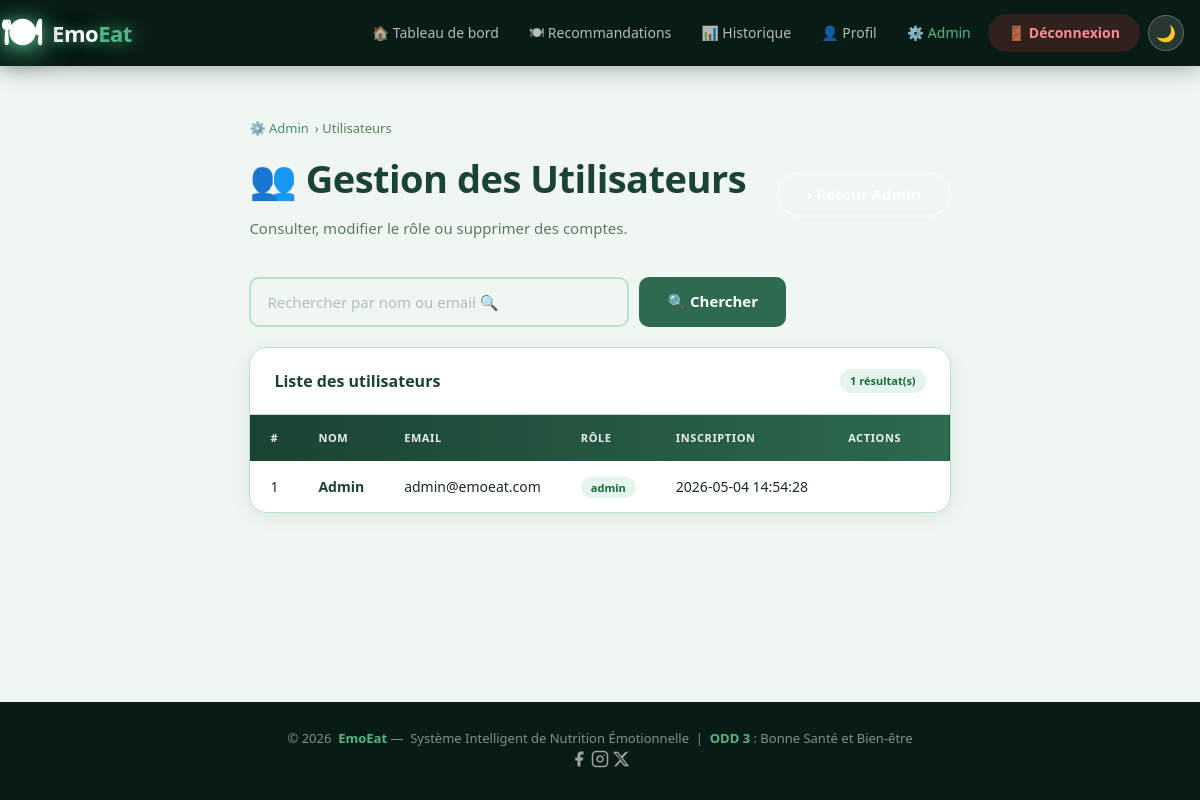
/admin_users.php (signed in), run on the app's committed database.
### tables this page shows
CREATE TABLE USERS (
    ID_USER INT AUTO_INCREMENT PRIMARY KEY,
    NAME VARCHAR(100),
    EMAIL VARCHAR(100) UNIQUE,
    PASSWORD VARCHAR(255),
    ROLE VARCHAR(20),
    CREATED_AT DATETIME DEFAULT CURRENT_TIMESTAMP
);

### admin_users.php (the view, shortened to what this page needs)
<?php
include("connexion.php");
$search = trim($_GET['q'] ?? '');
$users  = [];
try {
    if($search !== '') {
        $stmt = $conn->prepare(
            "SELECT ID_USER, NAME, EMAIL, ROLE, CREATED_AT FROM USERS
             WHERE LOWER(NAME) LIKE :q OR LOWER(EMAIL) LIKE :q
             ORDER BY CREATED_AT DESC"
        );
        $like = '%' . strtolower($search) . '%';
        $stmt->bindParam(':q', $like);
    } else {
        $stmt = $conn->prepare(
            "SELECT ID_USER, NAME, EMAIL, ROLE, CREATED_AT FROM USERS ORDER BY CREATED_AT DESC"
        );
    }
    $stmt->execute();
    $users = $stmt->fetchAll(PDO::FETCH_ASSOC);
} catch(PDOException $e) {
    $msg = "Erreur de chargement.";
    $msg_type = 'danger';
}
?>
<!DOCTYPE html>
<html lang="fr">
<head>
    <link rel="stylesheet" href="style.css?v=25">
</head>
<body>
<?php include('navbar.php'); ?>
<div class="page-wrap">
    <div class="breadcrumb">
        <a href="dashboard_admin.php">&#9881;&#65039; Admin</a>  &rsaquo; Utilisateurs
    </div>
    <div class="page-header-row page-header">
        <div>
            <h1>&#128101; Gestion des Utilisateurs</h1>
            <p>Consulter, modifier le rôle ou supprimer des comptes.</p>
        </div>
        <a href="dashboard_admin.php" class="btn btn-outline"> &rsaquo; Retour Admin</a>
    </div>
    <form method="GET" style="margin-bottom:20px;display:flex;gap:10px;">
        <input type="text" name="q" class="form-control" placeholder="Rechercher par nom ou email &#128269;"
               value="<?php echo htmlspecialchars($search); ?>" style="max-width:380px;">
        <button type="submit" class="btn btn-green">&#128269; Chercher</button>
    </form>
    <div class="table-wrap">
        <div class="table-head">
            <h3>Liste des utilisateurs</h3>
            <span class="tag tag-g"><?php echo count($users); ?> résultat(s)</span>
        </div>
        <table class="data-table">
            <thead>
                <tr>
                    <th>#</th><th>Nom</th><th>Email</th><th>Rôle</th><th>Inscription</th><th>Actions</th>
                </tr>
            </thead>
            <tbody>
            <?php if(empty($users)): ?>
                <tr><td colspan="6" style="text-align:center;padding:30px;color:var(--text-l);">Aucun utilisateur trouvé.</td></tr>
            <?php else: ?>
            <?php foreach($users as $u): ?>
            <tr>
                <td><?php echo (int)$u['ID_USER']; ?></td>
                <td><strong><?php echo htmlspecialchars($u['NAME'] ?? ''); ?></strong></td>
                <td><?php echo htmlspecialchars($u['EMAIL'] ?? ''); ?></td>
                <td>
                    <span class="tag <?php echo ($u['ROLE'] === 'ADMIN') ? 'tag-r' : 'tag-g'; ?>">
                        <?php echo htmlspecialchars($u['ROLE'] ?? 'CLIENT'); ?>
                    </span>
                </td>
                <td><?php echo htmlspecialchars($u['CREATED_AT'] ?? '&#8212;'); ?></td>
                <td style="display:flex;gap:6px;flex-wrap:wrap;">
                    <form method="POST" style="display:inline;">
                        <button type="submit" name="change_role"
                                class="btn btn-outline" style="padding:4px 10px;font-size:12px;"
                                onclick="return confirm('Changer le rôle de cet utilisateur ?');">
                        </button>
                    </form>
                </td>
            </tr>
            <?php endforeach; ?>
            <?php endif; ?>
            </tbody>
        </table>
    </div>
</div>
<?php include('footer.php'); ?>
</body>
</html>

### style.css (style rules this page uses)
:root { --primary: #2D6A4F; --primary-l: #40916C; --primary-d: #1B4332; --accent: #52B788; --accent-d: #2D6A4F; --danger: #E63946; --success: #52B788; --warning: #95D5B2; --info: #74C69D; --bg: #F0F7F2; --bg-card: #FFFFFF; --bg-dark: #081C15; --text: #1C2B20; --text-m: #3A5240; --text-l: #5A7A62; --border: #B7E4C7; --shadow-sm: 0 2px 8px rgba(0,0,0,.06); --shadow: 0 4px 20px rgba(0,0,0,.08); --shadow-lg: 0 12px 40px rgba(0,0,0,.14); --radius: 18px; --radius-sm: 10px; --ease: all .28s cubic-bezier(.4,0,.2,1); }
*, *::before, *::after { box-sizing: border-box; margin: 0; padding: 0; }
html { scroll-behavior: smooth; }
body { font-family: 'Segoe UI', system-ui, -apple-system, sans-serif; background: var(--bg); color: var(--text); line-height: 1.65; min-height: 100vh; display: flex; flex-direction: column; }
a { text-decoration: none; color: inherit; }
input, select, button, textarea { font-family: inherit; }
.btn { display: inline-flex; align-items: center; gap: 8px; padding: 13px 28px; border-radius: 50px; font-size: 15px; font-weight: 600; border: none; cursor: pointer; transition: var(--ease); text-decoration: none; line-height: 1; }
.btn-outline { background: transparent; color: #fff; border: 2px solid rgba(255,255,255,.45); }
.btn-green { background: var(--primary); color: #fff; border-radius: var(--radius-sm); }
.page-wrap { max-width: 1240px; margin: 0 auto; padding: 52px 28px; flex: 1; }
.page-header { margin-bottom: 36px; }
.page-header h1 { font-size: clamp(24px, 3.5vw, 38px); font-weight: 800; color: var(--primary-d); letter-spacing: -.5px; }
.page-header p { font-size: 15px; color: var(--text-l); margin-top: 6px; }
.page-header-row { display: flex; align-items: center; justify-content: space-between; flex-wrap: wrap; gap: 16px; }
.breadcrumb { display: flex; align-items: center; gap: 6px; font-size: 13px; color: var(--text-l); margin-bottom: 8px; }
.breadcrumb a { color: var(--primary-l); }
.tag { padding: 3px 10px; border-radius: 50px; font-size: 11px; font-weight: 700; }
.tag-g { background: rgba(82,183,136,.15); color: #1B6B3A; }
.form-control { width: 100%; padding: 13px 16px; border: 2px solid var(--border); border-radius: var(--radius-sm); font-size: 15px; color: var(--text); background: var(--bg); outline: none; transition: var(--ease); }
.form-control::placeholder { color: #B2BEC3; }
.table-wrap { background: var(--bg-card); border-radius: var(--radius); box-shadow: var(--shadow); overflow: hidden; border: 1px solid var(--border); }
.table-head { padding: 20px 24px; border-bottom: 1px solid var(--border); display: flex; align-items: center; justify-content: space-between; flex-wrap: wrap; gap: 12px; }
.table-head h3 { font-size: 16px; font-weight: 700; color: var(--primary-d); }
.data-table { width: 100%; border-collapse: collapse; }
.data-table thead { background: linear-gradient(90deg, var(--primary-d), var(--primary)); }
.data-table thead th { padding: 14px 20px; font-size: 11px; font-weight: 700; color: rgba(255,255,255,.9); text-transform: uppercase; letter-spacing: .6px; text-align: left; white-space: nowrap; }
.data-table tbody tr { border-bottom: 1px solid var(--border); transition: var(--ease); }
.data-table tbody tr:last-child { border-bottom: none; }
.data-table tbody td { padding: 13px 20px; font-size: 14px; color: var(--text); }
.data-table tbody td strong { color: var(--primary-d); }
h1, .section-title h2 { animation: logoFloat 3s ease-in-out infinite; display: inline-block; }
body, .form-card, .feature-card, .step-card, .section-alt, .stat-card, .action-card, .food-card-with-photo, input, select, textarea, .auth-form-panel, .auth-wrap { transition: background-color .32s ease, color .22s ease, border-color .28s ease; }

### data on the page
users: ID_USER "1", NAME "Admin", EMAIL "admin@emoeat.com", ROLE "admin", CREATED_AT "2026-05-04 14:54:28"

### other printed values
count($users) "1"
